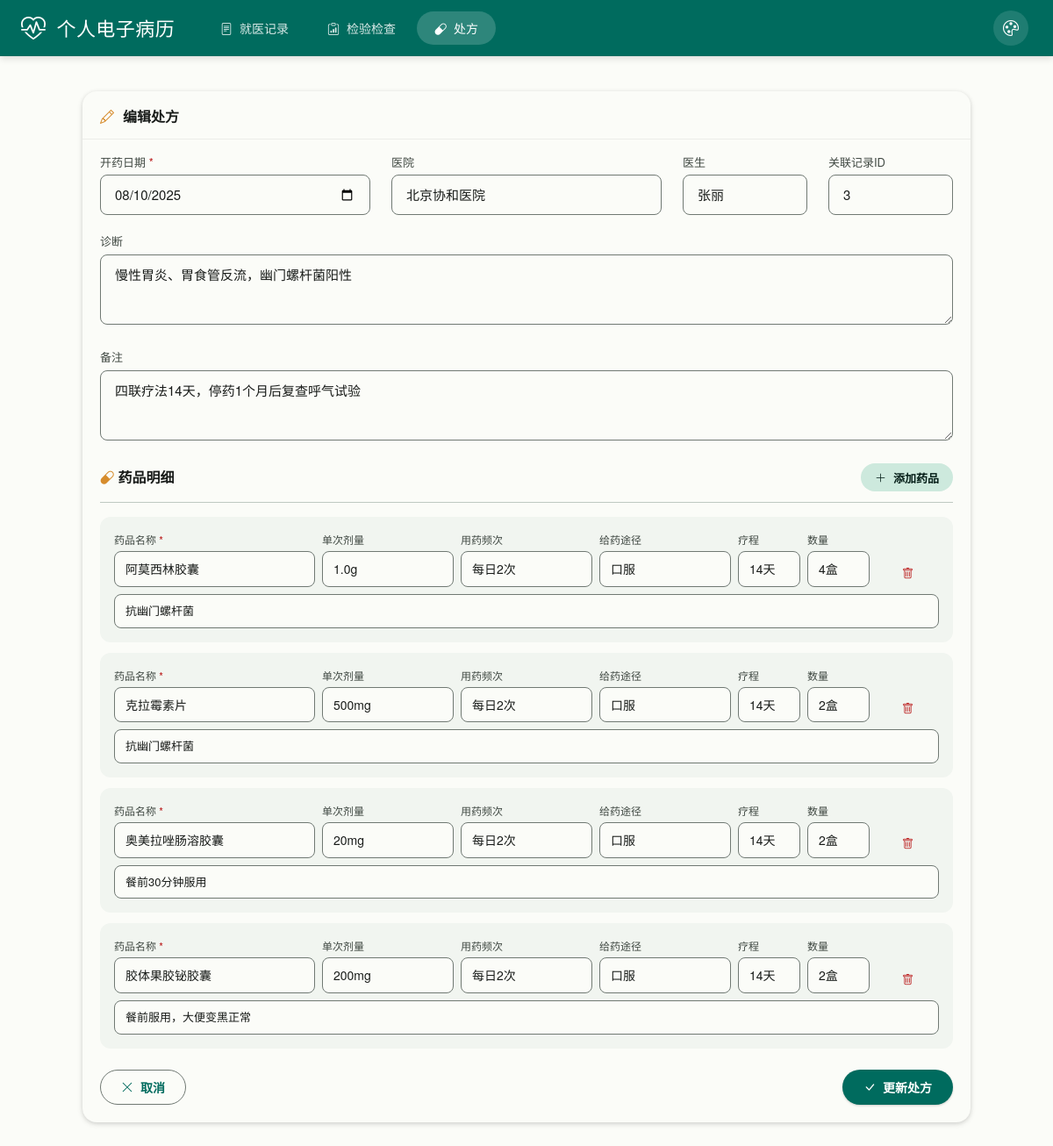
Page /prescriptions/2/edit on the committed database.
### models.py (models this page shows, shortened)
class Prescription(db.Model):
    __tablename__ = "prescriptions"
    id = db.Column(db.Integer, primary_key=True)
    prescription_date = db.Column(db.Date, nullable=False, index=True, comment="开药日期")
    hospital = db.Column(db.String(200), comment="医院名称")
    doctor = db.Column(db.String(50), comment="医生")
    diagnosis = db.Column(db.Text, comment="诊断")
    notes = db.Column(db.Text, comment="备注")
    medical_record_id = db.Column(db.Integer, db.ForeignKey("medical_records.id"), comment="关联就医记录")
    created_at = db.Column(db.DateTime, default=datetime.now, comment="创建时间")
    items = db.relationship("PrescriptionItem", backref="prescription", lazy="dynamic",
                            cascade="all, delete-orphan", order_by="PrescriptionItem.id")

class PrescriptionItem(db.Model):
    __tablename__ = "prescription_items"
    id = db.Column(db.Integer, primary_key=True)
    prescription_id = db.Column(db.Integer, db.ForeignKey("prescriptions.id"), nullable=False, comment="所属处方")
    drug_name = db.Column(db.String(200), nullable=False, comment="药品名称")
    dosage = db.Column(db.String(100), comment="单次剂量")
    frequency = db.Column(db.String(100), comment="用药频次")
    route = db.Column(db.String(50), comment="给药途径")
    duration = db.Column(db.String(100), comment="疗程")
    quantity = db.Column(db.String(100), comment="数量")
    notes = db.Column(db.Text, comment="备注")

### routes/prescriptions.py (the view, shortened to what this page needs)
@prescriptions_bp.route("/<int:prescription_id>/edit", methods=["GET", "POST"])
def edit_prescription(prescription_id):
    prescription = Prescription.query.get_or_404(prescription_id)
    return render_template("prescriptions/edit.html", prescription=prescription)

### templates/prescriptions/edit.html (shortened to what this page needs)
{% extends "base.html" %}
{% block content %}
<div class="md-card md-card-elevated">
    <div class="md-card-header">
        <i class="bi bi-pencil" style="color:#D68C2C;"></i> 编辑处方
    </div>
    <div class="md-card-body">
        <form method="POST" id="prescriptionForm">
            <div class="row">
                <div class="col-md-4 md-field">
                    <label>开药日期 <span style="color:var(--md-error);">*</span></label>
                    <input type="date" class="md-input" name="prescription_date" value="{{ prescription.prescription_date }}" required>
                </div>
                <div class="col-md-4 md-field">
                    <label>医院</label>
                    <input type="text" class="md-input" name="hospital" value="{{ prescription.hospital or '' }}">
                </div>
                <div class="col-md-2 md-field">
                    <label>医生</label>
                    <input type="text" class="md-input" name="doctor" value="{{ prescription.doctor or '' }}">
                </div>
                <div class="col-md-2 md-field">
                    <label>关联记录ID</label>
                    <input type="number" class="md-input" name="medical_record_id" value="{{ prescription.medical_record_id or '' }}">
                </div>
            </div>
            <div class="md-field">
                <label>诊断</label>
                <textarea class="md-input" name="diagnosis" rows="2">{{ prescription.diagnosis or '' }}</textarea>
            </div>
            <div class="md-field">
                <label>备注</label>
                <textarea class="md-input" name="notes" rows="2">{{ prescription.notes or '' }}</textarea>
            </div>
            <div class="md-flex-between" style="border-bottom:1px solid var(--md-outline-variant);padding-bottom:12px;margin-bottom:16px;">
                <span style="font-weight:600;"><i class="bi bi-capsule" style="color:#D68C2C;"></i> 药品明细</span>
                <button type="button" class="md-btn md-btn-tonal md-btn-sm" onclick="addItem()">
                    <i class="bi bi-plus-lg"></i> 添加药品
                </button>
            </div>
            <div id="itemsContainer">
                {% for item in prescription.items %}
                <div class="item-row" style="background:var(--md-surface-1);border-radius:var(--md-radius-md);padding:16px;margin-bottom:12px;">
                    <div class="row g-2 align-items-end">
                        <div class="col-md-3 md-field" style="margin-bottom:0;">
                            <label style="font-size:12px;">药品名称 <span style="color:var(--md-error);">*</span></label>
                            <input type="text" class="md-input" name="drug_name[]" value="{{ item.drug_name }}" style="padding:8px 12px;font-size:14px;">
                        </div>
                        <div class="col-md-2 md-field" style="margin-bottom:0;">
                            <label style="font-size:12px;">单次剂量</label>
                            <input type="text" class="md-input" name="dosage[]" value="{{ item.dosage or '' }}" style="padding:8px 12px;font-size:14px;">
                        </div>
                        <div class="col-md-2 md-field" style="margin-bottom:0;">
                            <label style="font-size:12px;">用药频次</label>
                            <input type="text" class="md-input" name="frequency[]" value="{{ item.frequency or '' }}" style="padding:8px 12px;font-size:14px;">
                        </div>
                        <div class="col-md-2 md-field" style="margin-bottom:0;">
                            <label style="font-size:12px;">给药途径</label>
                            <input type="text" class="md-input" name="route[]" value="{{ item.route or '' }}" style="padding:8px 12px;font-size:14px;">
                        </div>
                        <div class="col-md-1 md-field" style="margin-bottom:0;">
                            <label style="font-size:12px;">疗程</label>
                            <input type="text" class="md-input" name="duration[]" value="{{ item.duration or '' }}" style="padding:8px 12px;font-size:14px;">
                        </div>
                        <div class="col-md-1 md-field" style="margin-bottom:0;">
                            <label style="font-size:12px;">数量</label>
                            <input type="text" class="md-input" name="quantity[]" value="{{ item.quantity or '' }}" style="padding:8px 12px;font-size:14px;">
                        </div>
                        <div class="col-md-1" style="text-align:center;">
                            <button type="button" class="md-btn md-btn-danger md-btn-sm" onclick="removeItem(this)" style="min-width:36px;padding:0;">
                                <i class="bi bi-trash"></i>
                            </button>
                        </div>
                    </div>
                    <div class="mt-2">
                        <input type="text" class="md-input" name="item_notes[]" value="{{ item.notes or '' }}" placeholder="备注(可选)" style="padding:8px 12px;font-size:13px;">
                    </div>
                </div>
                {% endfor %}
            </div>
            <div class="md-flex-between md-mt-4">
                <a href="{{ url_for('prescriptions.view_prescription', prescription_id=prescription.id) }}" class="md-btn md-btn-outlined">
                    <i class="bi bi-x-lg"></i> 取消
                </a>
                <button type="submit" class="md-btn md-btn-filled">
                    <i class="bi bi-check-lg"></i> 更新处方
                </button>
            </div>
        </form>
    </div>
</div>
{% endblock %}

### static/style.css (style rules this page uses)
:root { --md-primary: #006B5E; --md-on-primary: #FFFFFF; --md-primary-container: #B4F4E0; --md-on-primary-container: #00201E; --md-secondary: #4B635B; --md-on-secondary: #FFFFFF; --md-secondary-container: #CDE9DD; --md-on-secondary-container: #07201A; --md-tertiary: #3D6473; --md-on-tertiary: #FFFFFF; --md-tertiary-container: #C1E8F9; --md-on-tertiary-container: #001F29; --md-error: #BA1A1A; --md-on-error: #FFFFFF; --md-error-container: #FFDAD6; --md-on-error-container: #410002; --md-background: #FBFCF8; --md-on-background: #191C1A; --md-surface: #FBFCF8; --md-on-surface: #191C1A; --md-surface-variant: #DBE5DE; --md-on-surface-variant: #404943; --md-outline: #707973; --md-outline-variant: #BFC9C2; --md-surface-1: #F1F5F0; --md-surface-2: #E9EFEA; --md-surface-3: #E1E9E4; --md-surface-4: #D9E5DE; --md-surface-5: #D2E0D8; --md-elevation-1: 0 1px 3px rgba(0,0,0,.12), 0 1px 2px rgba(0,0,0,.08); --md-elevation-2: 0 2px 6px rgba(0,0,0,.12), 0 1px 4px rgba(0,0,0,.08); --md-elevation-3: 0 4px 12px rgba(0,0,0,.12), 0 2px 6px rgba(0,0,0,.08); --md-elevation-4: 0 8px 24px rgba(0,0,0,.12), 0 4px 12px rgba(0,0,0,.08); --md-radius-xs: 4px; --md-radius-sm: 8px; --md-radius-md: 12px; --md-radius-lg: 16px; --md-radius-xl: 20px; --md-radius-full: 28px; --md-font: "Noto Sans SC", "PingFang SC", "Microsoft YaHei", "Helvetica Neue", Arial, sans-serif; --md-font-mono: "JetBrains Mono", "Fira Code", "Consolas", monospace; }
body { font-family: var(--md-font); background: var(--md-background); color: var(--md-on-background); line-height: 1.6; -webkit-font-smoothing: antialiased; }
.md-card { background: var(--md-surface); border: none; border-radius: var(--md-radius-lg); box-shadow: var(--md-elevation-1); transition: box-shadow .2s ease, transform .15s ease; overflow: hidden; }
.md-card-elevated { box-shadow: var(--md-elevation-2); }
.md-card-header { display: flex; align-items: center; gap: 10px; padding: 16px 20px 12px; font-size: 16px; font-weight: 600; color: var(--md-on-surface); border-bottom: 1px solid rgba(0,0,0,.06); }
.md-card-body { padding: 16px 20px 20px; }
.md-btn { display: inline-flex; align-items: center; justify-content: center; gap: 8px; font-family: var(--md-font); font-size: 14px; font-weight: 600; line-height: 1; padding: 0 24px; height: 40px; border: none; border-radius: var(--md-radius-full); cursor: pointer; text-decoration: none; transition: box-shadow .15s ease, background .15s ease, transform .1s ease; white-space: nowrap; }
.md-btn-filled { background: var(--md-primary); color: var(--md-on-primary); box-shadow: var(--md-elevation-1); }
.md-btn-tonal { background: var(--md-secondary-container); color: var(--md-on-secondary-container); }
.md-btn-outlined { background: transparent; color: var(--md-primary); border: 1px solid var(--md-outline); padding: 0 23px; }
.md-btn-danger { background: transparent; color: var(--md-error); padding: 0 16px; }
.md-btn-sm { height: 32px; padding: 0 16px; font-size: 13px; }
.md-field { margin-bottom: 20px; }
.md-field label { display: block; font-size: 13px; font-weight: 500; color: var(--md-on-surface-variant); margin-bottom: 4px; }
.md-input { width: 100%; padding: 10px 16px; font-size: 15px; font-family: var(--md-font); background: var(--md-surface); border: 1px solid var(--md-outline); border-radius: var(--md-radius-sm); color: var(--md-on-surface); transition: border-color .15s ease, box-shadow .15s ease; }
.md-input::placeholder { color: var(--md-outline); }
textarea.md-input { resize: vertical; min-height: 80px; line-height: 1.6; }
.md-flex-between { display: flex; justify-content: space-between; align-items: center; gap: 12px; }
.md-mt-4 { margin-top: 24px; }

### rows in the picture
Prescription: prescription_date "08/10/2025", hospital "北京协和医院", doctor "张丽", medical_record_id "3", diagnosis "慢性胃炎、胃食管反流，幽门螺杆菌阳性", notes "四联疗法14天，停药1个月后复查呼气试验"
PrescriptionItem: drug_name "阿莫西林胶囊", dosage "1.0g", frequency "每日2次", route "口服", duration "14天", quantity "4盒", notes "抗幽门螺杆菌"
PrescriptionItem: drug_name "克拉霉素片", dosage "500mg", frequency "每日2次", route "口服", duration "14天", quantity "2盒", notes "抗幽门螺杆菌"
PrescriptionItem: drug_name "奥美拉唑肠溶胶囊", dosage "20mg", frequency "每日2次", route "口服", duration "14天", quantity "2盒", notes "餐前30分钟服用"
PrescriptionItem: drug_name "胶体果胶铋胶囊", dosage "200mg", frequency "每日2次", route "口服", duration "14天", quantity "2盒", notes "餐前服用，大便变黑正常"
